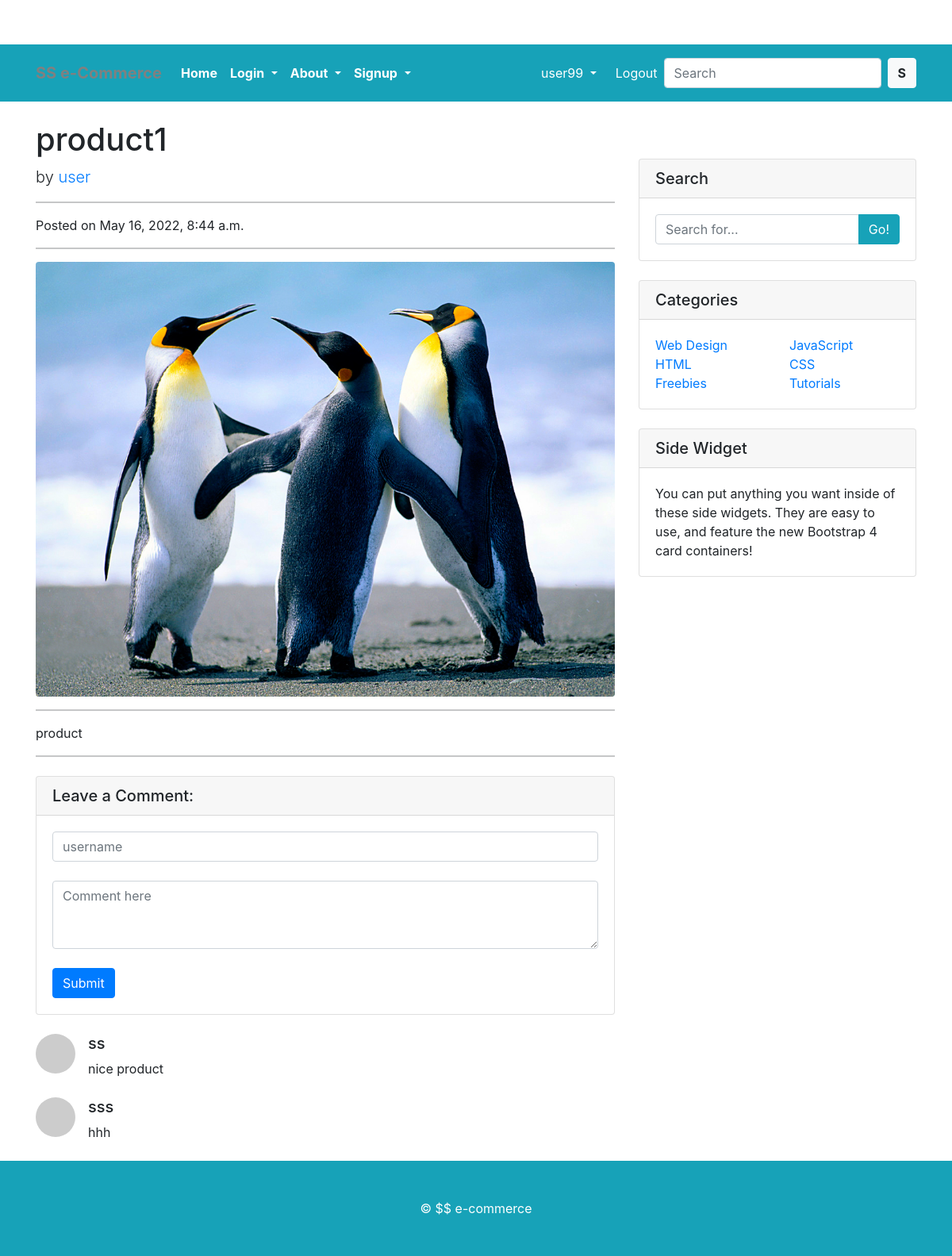
Screenshot of /product1 (signed in) with the database file from the repository.
### SGapp/models.py (models this page shows, shortened)
class User(AbstractUser):
    is_user = models.BooleanField(default=False)
    is_mentor = models.BooleanField(default=False)

class Blog_Post(models.Model):
    image = models.ImageField(upload_to = 'img')
    title = models.CharField(max_length= 200)
    body = models.TextField()
    slug = models.SlugField()
    writer = models.ForeignKey(User, on_delete = models.CASCADE)
    created_on = models.DateTimeField(auto_now = True)

class Comment(models.Model):
    commenter = models.CharField(max_length = 50)
    body = models.TextField()
    post = models.ForeignKey(Blog_Post, on_delete = models.CASCADE, related_name='comments')

### SGapp/views.py (the view)
# urls.py: path('<str:slug>', views.blog_detailView, name = 'blog_detail'),
@user_required
def blog_detailView(request, slug):
    post = Blog_Post.objects.get(slug = slug)
    comments = post.comments.all()
    new_comment = None
    if request.method == 'POST':
        form = CommentForm(request.POST)
        if form.is_valid():
            new_comment = form.save(commit=False)
            new_comment.post = post
            new_comment.save()
            messages.success(request, 'User commented successfully!')
            return HttpResponseRedirect(reverse('blog_detail', args = [str(post.slug)]))
    else:
        form = CommentForm()
    return render(request, 'blog_detail.html', {'post': post, 'form': form, 'comments':comments, 'new_comment':new_comment})

### SGapp/forms.py
class CommentForm(forms.ModelForm):
    commenter = forms.CharField(max_length=20, widget=forms.TextInput(attrs={
        'class': 'form-control', 'placeholder':'username'
    }))
    body = forms.CharField(max_length=100, widget = forms.Textarea(attrs={
        'class': 'form-control', 'placeholder': 'Comment here', 'rows': 3
    }))
    class Meta:
        model = Comment
        fields = ['commenter', 'body']

### SGapp/templates/blog_detail.html (shortened to what this page needs)
{% extends 'basex.html' %}
  {%  block content %}
  <div class="container">
    <div class="row">
      <div class="col-lg-8">
        <h1 class="mt-4">{{post.title}}</h1>
        <p class="lead">
          by
          <a href="#">{{post.writer}}</a>
        </p>
        <hr>
        <p>Posted on {{post.created_on}}</p>
        <hr>
        <img class="img-fluid rounded" src="{{post.image.url}}" alt="">
        <hr>
        <p>{{post.body}}</p>
        <hr>
        <div class="card my-4">
          <h5 class="card-header">Leave a Comment:</h5>
          <div class="card-body">
            <form method="POST">
               {{form.commenter}} <br>
              {{form.body}}<br>
              <button type="submit" class="btn btn-primary">Submit</button>
            </form>
          </div>
        </div>
        {% for comment in comments %}
        <div class="media mb-4">
          <img class="d-flex mr-3 rounded-circle" src="http://placehold.it/50x50" alt="">
          <div class="media-body">
            <h5 class="mt-0">{{comment.commenter}}</h5>
            {{comment.body}}
          </div>
        </div>
        {% endfor %}
      </div>
     {% endblock %}

### templates/basex.html (shortened to what this page needs)
<!DOCTYPE html>
{% load static %}
<html lang="en">
<head>
  <ink href="https://cdn.jsdelivr.net/npm/bootstrap@5.0.0-beta1/dist/css/bootstrap.min.css" rel="stylesheet">
    <link href="https://cdn.jsdelivr.net/npm/bootstrap@5.0.1/dist/css/bootstrap.min.css" rel="stylesheet">
    <link rel="stylesheet" href="{% static 'app/css/owl.carousel.min.css' %}">
    <link rel="stylesheet" href="{% static 'app/css/all.min.css' %}">
    <link rel="stylesheet" href="{% static 'app/css/style.css' %}">
    <link href="https://cdn.jsdelivr.net/npm/bootstrap@5.0.2/dist/css/bootstrap.min.css" rel="stylesheet">
  <link href="{% static 'vendor/bootstrap/css/bootstrap.min.css' %}" rel="stylesheet">
  <link href="{% static 'css/blog-home.css' %}" rel="stylesheet">
</head>
<body>
<nav class="navbar navbar-expand-lg navbar-dark pt-3 pb-3 bg-info " >
  <div class="container">
    <a style =" color:grey;" class="navbar-brand" href="/"><b>SS e-Commerce </b></a>
    <div class="collapse navbar-collapse" id="navbarSupportedContent">
      <ul class="navbar-nav me-auto mb-2 mb-lg-0">
        <li class="nav-item">
          <a class="nav-link active" aria-current="page" href="{% url 'home' %}"><b>Home</b></a>
        </li>
        <li class="nav-item dropdown">
          <a class="nav-link dropdown-toggle text-white" href="#" id="electronicsDropdown" role="button" data-bs-toggle="dropdown" aria-expanded="false">
            <b>Login</b>
          </a>
        </li>
          <li class="nav-item dropdown">
          <a class="nav-link dropdown-toggle text-white" href="#" id="electronicsDropdown" role="button" data-bs-toggle="dropdown" aria-expanded="false">
            <b>About</b>
          </a>
        </li>
        <li class="nav-item dropdown">
          <a class="nav-link dropdown-toggle text-white" href="#" id="electronicsDropdown" role="button" data-bs-toggle="dropdown" aria-expanded="false">
            <b>Signup</b>
          </a>
        </li>
      </ul>
      <div>
       <ul class="navbar-nav me-auto mb-2 mb-lg-0">
        <li class="nav-item dropdown mx-2">
           <a class="nav-link dropdown-toggle text-white" href="#" id="profileDropdown" role="button" data-bs-toggle="dropdown" aria-expanded="false">
             {{ request.user }}
           </a>
       {% if request.user.is_authenticated %}
       <li>
          <a href="{% url 'logout_x' %}" class="nav-link text-white"> Logout </a>
        </li>
        {% endif %}
       </ul>
      </div>
      <form class="d-flex">
        <input class="form-control me-2" type="search" placeholder="Search" aria-label="Search">
        <button class="btn btn-light" type="submit"><b>S</b></button>
      </form>
    </div>
  </div>
 </nav>
  {% block content%}{% endblock %}
  <div class="col-md-4 mt-5">
    <div class="card my-4">
      <h5 class="card-header">Search</h5>
      <div class="card-body">
        <div class="input-group">
          <input type="text" class="form-control" placeholder="Search for...">
          <span class="input-group-append">
            <button class="btn btn-info" type="button">Go!</button>
          </span>
        </div>
      </div>
    </div>
    <div class="card my-4">
      <h5 class="card-header">Categories</h5>
      <div class="card-body">
        <div class="row">
          <div class="col-lg-6">
            <ul class="list-unstyled mb-0">
              <li>
                <a href="#">Web Design</a>
              </li>
              <li>
                <a href="#">HTML</a>
              </li>
              <li>
                <a href="#">Freebies</a>
              </li>
            </ul>
          </div>
          <div class="col-lg-6">
            <ul class="list-unstyled mb-0">
              <li>
                <a href="#">JavaScript</a>
              </li>
              <li>
                <a href="#">CSS</a>
              </li>
              <li>
                <a href="#">Tutorials</a>
              </li>
            </ul>
          </div>
        </div>
      </div>
    </div>
    <div class="card my-4">
      <h5 class="card-header">Side Widget</h5>
      <div class="card-body">
        You can put anything you want inside of these side widgets. They are easy to use, and feature the new Bootstrap 4 card containers!
      </div>
    </div>
  </div>
</div>
</div>
<footer class="py-5 bg-info">
<div class="container">
  <p class="m-0 text-center text-white"> &copy; $$ e-commerce</p>
</div>
</footer>
</body>
</html>

### static/css/blog-home.css (style rules this page uses)
body { padding-top: 56px; }

### rows the page displays
User: user "user99"
Blog_Post: title "product1", writer "user", created_on "May 16, 2022, 8:44 a.m.", image (picture), body "product"
Comment: commenter "ss", body "nice product"
Comment: commenter "sss", body "hhh"
